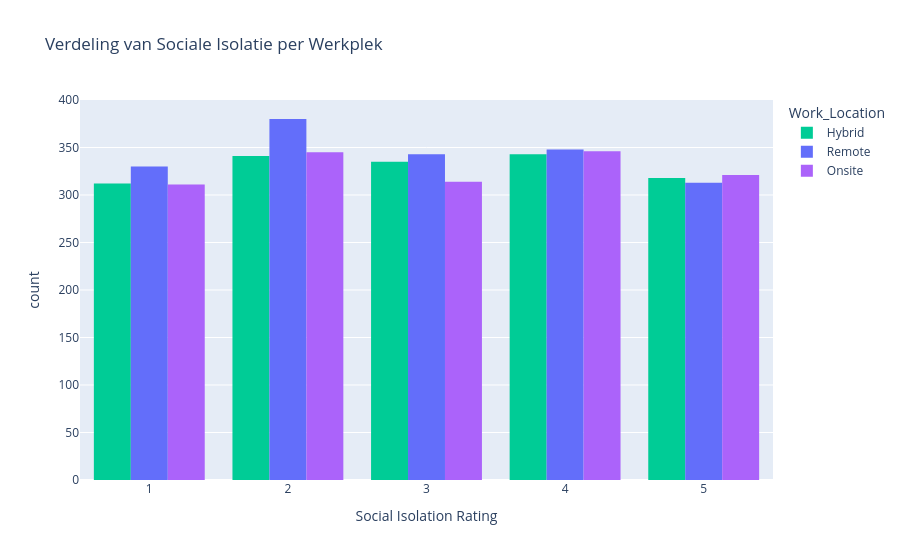
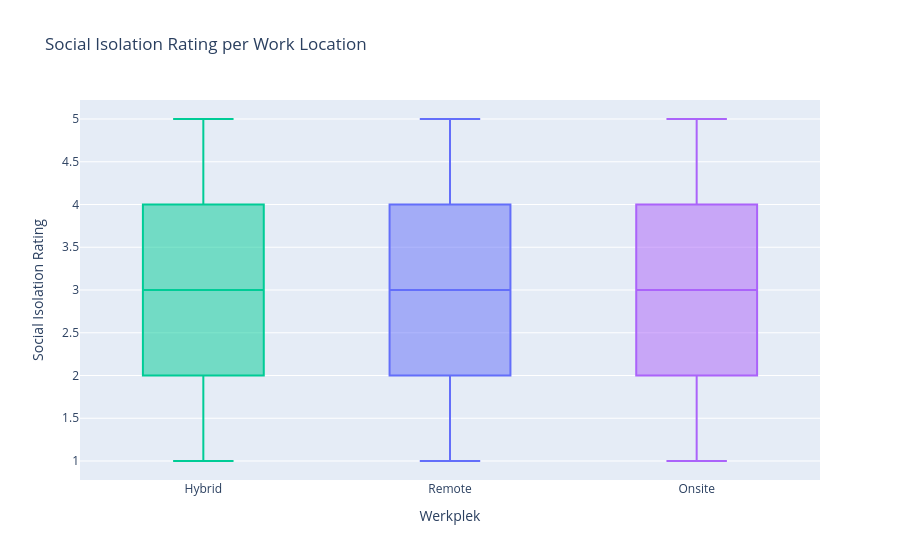
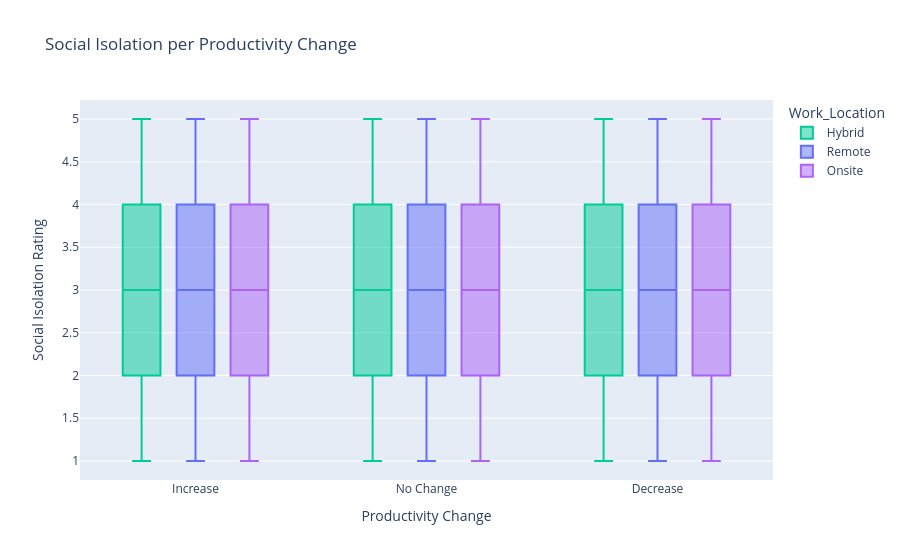

Notebook source saved alongside these figures, in order:
### Code cell
import plotly.express as px

# Verdeling social isolation rating per werkplek
fig1 = px.histogram(df, x='Social_Isolation_Rating', color='Work_Location', barmode='group',
                    title='Verdeling van Sociale Isolatie per Werkplek',
                    labels={'Social_Isolation_Rating': 'Social Isolation Rating',
                            'count': 'Aantal Respondenten'},
                    color_discrete_map={'Remote': '#636EFA', 'Office': '#EF553B'})
fig1.show()


# Boxplot: Social Isolation per Work Location
fig2 = px.box(df, x='Work_Location', y='Social_Isolation_Rating',
              color='Work_Location',
              title='Social Isolation Rating per Work Location',
              labels={'Social_Isolation_Rating': 'Social Isolation Rating', 'Work_Location': 'Werkplek'},
              color_discrete_map={'Remote': '#636EFA', 'Office': '#EF553B'})
fig2.update_layout(showlegend=False)
fig2.show()


# Scatterplot Social Isolation vs Stress Level (indien Stress_Level al numeriek is)
if 'Stress_Level_Num' in df.columns:
    fig3 = px.scatter(df, x='Social_Isolation_Rating', y='Stress_Level_Num', color='Work_Location',
                      title='Social Isolation vs Stress Level',
                      labels={'Social_Isolation_Rating': 'Social Isolation Rating',
                              'Stress_Level_Num': 'Stress Level'},
                      color_discrete_map={'Remote': '#636EFA', 'Office': '#EF553B'},
                      trendline='ols')
    fig3.show()
else:
    print("Stress_Level_Num kolom niet gevonden, maak deze eerst numeriek.")


# Boxplot: Social Isolation per Productivity Change
fig4 = px.box(df, x='Productivity_Change', y='Social_Isolation_Rating',
              color='Work_Location',
              title='Social Isolation per Productivity Change',
              labels={'Productivity_Change': 'Productivity Change', 'Social_Isolation_Rating': 'Social Isolation Rating'},
              category_orders={'Productivity_Change': ['Increase', 'No Change', 'Decrease']},
              color_discrete_map={'Remote': '#636EFA', 'Office': '#EF553B'})
fig4.show()

### Figure 1 — Plotly figure (JSON) as saved in the notebook; plotly's stock layout.template omitted (floating-point values rounded to 4 significant figures; data arrays with more than 128 entries replaced by an {"elided": "..."} marker saying what was removed)
{"data": [{"alignmentgroup": "True", "bingroup": "x", "hovertemplate": "Work_Location=Hybrid<br>Social Isolation Rating=%{x}<br>count=%{y}<extra></extra>", "legendgroup": "Hybrid", "marker": {"color": "#00cc96", "pattern": {"shape": ""}}, "name": "Hybrid", "offsetgroup": "Hybrid", "orientation": "v", "showlegend": true, "type": "histogram", "x": {"elided": "1649 int values"}, "xaxis": "x", "yaxis": "y"}, {"alignmentgroup": "True", "bingroup": "x", "hovertemplate": "Work_Location=Remote<br>Social Isolation Rating=%{x}<br>count=%{y}<extra></extra>", "legendgroup": "Remote", "marker": {"color": "#636EFA", "pattern": {"shape": ""}}, "name": "Remote", "offsetgroup": "Remote", "orientation": "v", "showlegend": true, "type": "histogram", "x": {"elided": "1714 int values"}, "xaxis": "x", "yaxis": "y"}, {"alignmentgroup": "True", "bingroup": "x", "hovertemplate": "Work_Location=Onsite<br>Social Isolation Rating=%{x}<br>count=%{y}<extra></extra>", "legendgroup": "Onsite", "marker": {"color": "#ab63fa", "pattern": {"shape": ""}}, "name": "Onsite", "offsetgroup": "Onsite", "orientation": "v", "showlegend": true, "type": "histogram", "x": {"elided": "1637 int values"}, "xaxis": "x", "yaxis": "y"}], "layout": {"autosize": true, "barmode": "group", "legend": {"title": {"text": "Work_Location"}, "tracegroupgap": 0}, "title": {"text": "Verdeling van Sociale Isolatie per Werkplek"}, "xaxis": {"anchor": "y", "autorange": true, "domain": [0, 1], "range": [0.5, 5.5], "title": {"text": "Social Isolation Rating"}, "type": "linear"}, "yaxis": {"anchor": "x", "autorange": true, "domain": [0, 1], "range": [0, 400], "title": {"text": "count"}}}}

### Figure 2 — Plotly figure (JSON) as saved in the notebook; plotly's stock layout.template omitted (floating-point values rounded to 4 significant figures; data arrays with more than 128 entries replaced by an {"elided": "..."} marker saying what was removed)
{"data": [{"alignmentgroup": "True", "hovertemplate": "Werkplek=%{x}<br>Social Isolation Rating=%{y}<extra></extra>", "legendgroup": "Hybrid", "marker": {"color": "#00cc96"}, "name": "Hybrid", "notched": false, "offsetgroup": "Hybrid", "orientation": "v", "showlegend": true, "type": "box", "x": {"elided": "1649 str values"}, "x0": " ", "xaxis": "x", "y": {"elided": "1649 int values"}, "y0": " ", "yaxis": "y"}, {"alignmentgroup": "True", "hovertemplate": "Werkplek=%{x}<br>Social Isolation Rating=%{y}<extra></extra>", "legendgroup": "Remote", "marker": {"color": "#636EFA"}, "name": "Remote", "notched": false, "offsetgroup": "Remote", "orientation": "v", "showlegend": true, "type": "box", "x": {"elided": "1714 str values"}, "x0": " ", "xaxis": "x", "y": {"elided": "1714 int values"}, "y0": " ", "yaxis": "y"}, {"alignmentgroup": "True", "hovertemplate": "Werkplek=%{x}<br>Social Isolation Rating=%{y}<extra></extra>", "legendgroup": "Onsite", "marker": {"color": "#ab63fa"}, "name": "Onsite", "notched": false, "offsetgroup": "Onsite", "orientation": "v", "showlegend": true, "type": "box", "x": {"elided": "1637 str values"}, "x0": " ", "xaxis": "x", "y": {"elided": "1637 int values"}, "y0": " ", "yaxis": "y"}], "layout": {"autosize": true, "boxmode": "overlay", "legend": {"title": {"text": "Werkplek"}, "tracegroupgap": 0}, "showlegend": false, "title": {"text": "Social Isolation Rating per Work Location"}, "xaxis": {"anchor": "y", "autorange": true, "categoryarray": ["Hybrid", "Remote", "Onsite"], "categoryorder": "array", "domain": [0, 1], "range": [-0.5, 2.5], "title": {"text": "Werkplek"}, "type": "category"}, "yaxis": {"anchor": "x", "autorange": true, "domain": [0, 1], "range": [0.7778, 5.222], "title": {"text": "Social Isolation Rating"}, "type": "linear"}}}

### Figure 3 — Plotly figure (JSON) as saved in the notebook; plotly's stock layout.template omitted (floating-point values rounded to 4 significant figures; data arrays with more than 128 entries replaced by an {"elided": "..."} marker saying what was removed)
{"data": [{"alignmentgroup": "True", "hovertemplate": "Work_Location=Hybrid<br>Productivity Change=%{x}<br>Social Isolation Rating=%{y}<extra></extra>", "legendgroup": "Hybrid", "marker": {"color": "#00cc96"}, "name": "Hybrid", "notched": false, "offsetgroup": "Hybrid", "orientation": "v", "showlegend": true, "type": "box", "x": {"elided": "1649 str values"}, "x0": " ", "xaxis": "x", "y": {"elided": "1649 int values"}, "y0": " ", "yaxis": "y"}, {"alignmentgroup": "True", "hovertemplate": "Work_Location=Remote<br>Productivity Change=%{x}<br>Social Isolation Rating=%{y}<extra></extra>", "legendgroup": "Remote", "marker": {"color": "#636EFA"}, "name": "Remote", "notched": false, "offsetgroup": "Remote", "orientation": "v", "showlegend": true, "type": "box", "x": {"elided": "1714 str values"}, "x0": " ", "xaxis": "x", "y": {"elided": "1714 int values"}, "y0": " ", "yaxis": "y"}, {"alignmentgroup": "True", "hovertemplate": "Work_Location=Onsite<br>Productivity Change=%{x}<br>Social Isolation Rating=%{y}<extra></extra>", "legendgroup": "Onsite", "marker": {"color": "#ab63fa"}, "name": "Onsite", "notched": false, "offsetgroup": "Onsite", "orientation": "v", "showlegend": true, "type": "box", "x": {"elided": "1637 str values"}, "x0": " ", "xaxis": "x", "y": {"elided": "1637 int values"}, "y0": " ", "yaxis": "y"}], "layout": {"autosize": true, "boxmode": "group", "legend": {"title": {"text": "Work_Location"}, "tracegroupgap": 0}, "title": {"text": "Social Isolation per Productivity Change"}, "xaxis": {"anchor": "y", "autorange": true, "categoryarray": ["Increase", "No Change", "Decrease"], "categoryorder": "array", "domain": [0, 1], "range": [-0.5, 2.5], "title": {"text": "Productivity Change"}, "type": "category"}, "yaxis": {"anchor": "x", "autorange": true, "domain": [0, 1], "range": [0.7778, 5.222], "title": {"text": "Social Isolation Rating"}, "type": "linear"}}}
